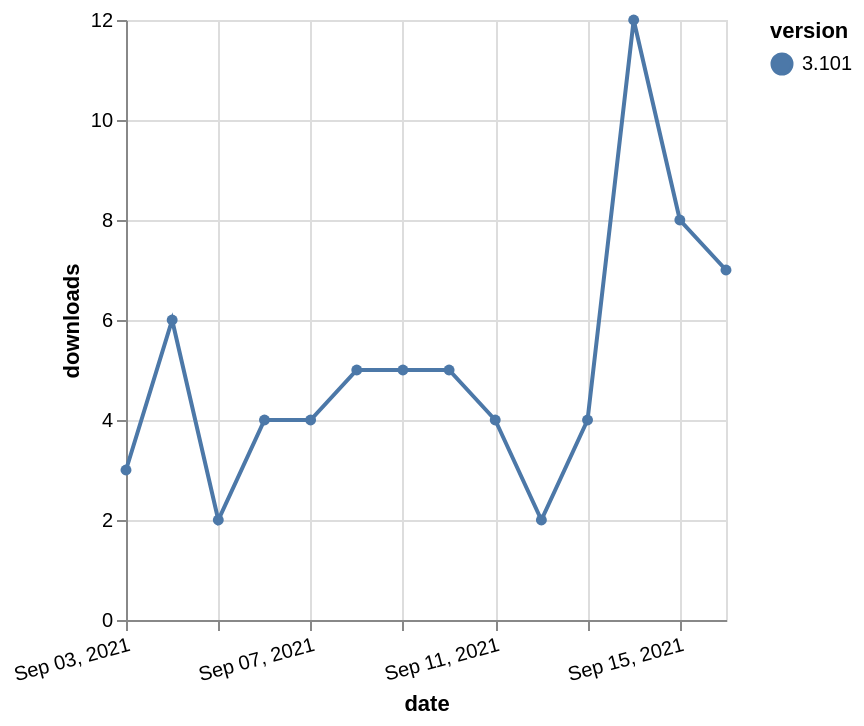

Source (Vega-Lite JSON):
### Vega-Lite specification from a JSON file in a GitHub repository (floating-point values rounded to 4 significant figures)
{"$schema": "https://vega.github.io/schema/vega-lite/v5.json", "description": "A simple bar chart with embedded data.", "data": {"values": [{"date": "2021-09-03", "total": 24211, "delta": 3, "version": "3.101"}, {"date": "2021-09-04", "total": 24217, "delta": 6, "version": "3.101"}, {"date": "2021-09-05", "total": 24219, "delta": 2, "version": "3.101"}, {"date": "2021-09-06", "total": 24223, "delta": 4, "version": "3.101"}, {"date": "2021-09-07", "total": 24227, "delta": 4, "version": "3.101"}, {"date": "2021-09-08", "total": 24232, "delta": 5, "version": "3.101"}, {"date": "2021-09-09", "total": 24237, "delta": 5, "version": "3.101"}, {"date": "2021-09-10", "total": 24242, "delta": 5, "version": "3.101"}, {"date": "2021-09-11", "total": 24246, "delta": 4, "version": "3.101"}, {"date": "2021-09-12", "total": 24248, "delta": 2, "version": "3.101"}, {"date": "2021-09-13", "total": 24252, "delta": 4, "version": "3.101"}, {"date": "2021-09-14", "total": 24264, "delta": 12, "version": "3.101"}, {"date": "2021-09-15", "total": 24272, "delta": 8, "version": "3.101"}, {"date": "2021-09-16", "total": 24279, "delta": 7, "version": "3.101"}]}, "width": "container", "mark": {"type": "line", "point": {"filled": true}}, "encoding": {"x": {"field": "date", "type": "temporal", "timeUnit": "yearmonthdate", "title": "date", "axis": {"labelAngle": -15}}, "y": {"field": "delta", "type": "quantitative", "title": "downloads"}, "color": {"field": "version", "type": "nominal"}, "tooltip": {"field": "delta"}}}
